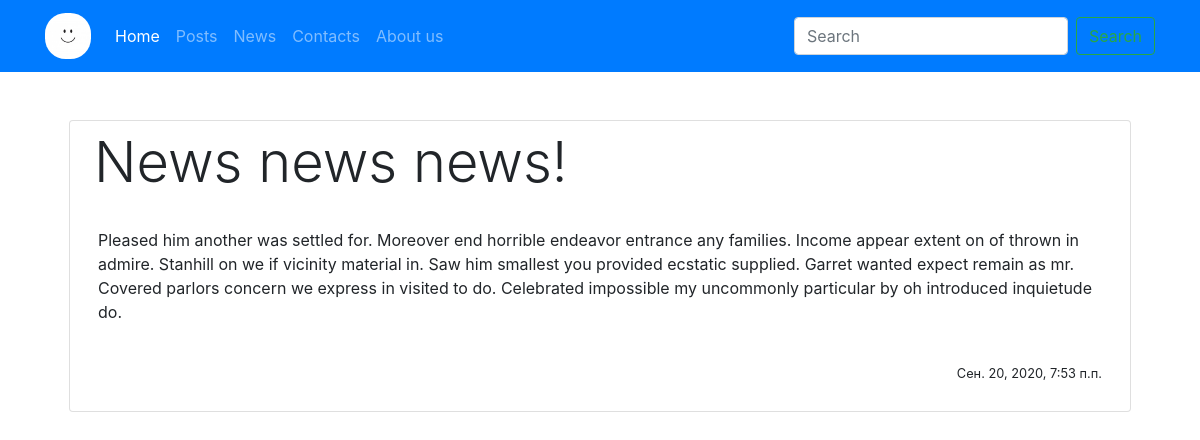
The page /news/2 on the database its author committed.
### news/models.py (models this page shows, shortened)
class News(models.Model):
    IS_PUBLISHED = [
        ('pub', 'published'),
        ('unpub', 'unpublished')
    ]
    title = models.CharField(max_length=150, verbose_name="Название новости")
    description = models.TextField(verbose_name="Описание новости")
    creator = models.ForeignKey(User, on_delete=models.CASCADE, related_name="creator")
    image = models.ImageField(null=True, blank=True)
    status = models.CharField(max_length=50, choices=IS_PUBLISHED, default="unpub")
    tag = models.ManyToManyField(Tag)
    created_at = models.DateTimeField(verbose_name="Дата создания", auto_now_add=timezone.now())

### news/views.py (the view)
# urls.py: path('news/<int:id>', news_show, name="news.show"),
def news_show(reqeust, id):
    news = News.objects.get(pk=id)
    return render(reqeust, 'news/show.html', {'news':news})

### templates/news/show.html (shortened to what this page needs)
{% extends 'index.html' %}
{% block content %}
    <div class="card m-4 p-2">
        <div class="card-title display-4 ml-3">
            {{ news.title }}
        </div>
        <div class="card-body">
            <p>{{ news.description }}</p>
            <small class="float-right">{{ news.author.first_name }}</small><br>
            <small class="float-right">{{ news.created_at }}</small>
{% endblock %}

### rows shown on the page
News: title "News news news!", description "Pleased him another was settled for. Moreover end horrible endeavor entrance any families. Income appear extent on of thrown in admire. Stanhill on we if vicinity material in. Saw him smallest you provided ecstatic supplied. Garret wanted expect remain as mr. Covered parlors concern we express in visited to do. Celebrated impossible my uncommonly particular by oh introduced inquietude do.", created_at "Сен. 20, 2020, 7:53 п.п."
